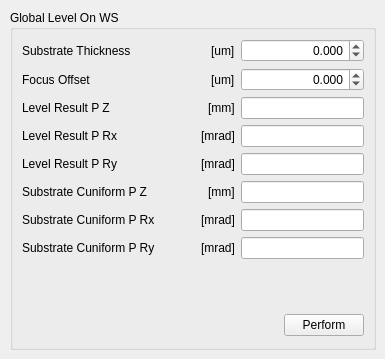
       <widget class="QWidget" name="page_2">
        <widget class="QGroupBox" name="EC4T_do_global_level_on_ws_fiducial_qgb">
         <property name="geometry">
          <rect>
           <x>10</x>
           <y>10</y>
           <width>366</width>
           <height>340</height>
          </rect>
         </property>
         <property name="title">
          <string>Global Level On WS</string>
         </property>
         <layout class="QGridLayout" name="gridLayout_5">
          <item row="0" column="0">
           <layout class="QHBoxLayout">
            <item>
             <widget class="QLabel" name="EC4T_do_global_level_on_ws_fiducial__substrate_thickness_qlb">
              <property name="text">
               <string>Substrate Thickness</string>
              </property>
             </widget>
            </item>
            <item>
             <spacer>
              <property name="orientation">
               <enum>Qt::Horizontal</enum>
              </property>
              <property name="sizeHint" stdset="0">
               <size>
                <width>40</width>
                <height>20</height>
               </size>
              </property>
             </spacer>
            </item>
            <item>
             <widget class="QLabel" name="EC4T_do_global_level_on_ws_fiducial__substrate_thickness_qlb_2">
              <property name="text">
               <string>[um]</string>
              </property>
             </widget>
            </item>
           </layout>
          </item>
          <item row="0" column="1">
           <widget class="QDoubleSpinBox" name="EC4T_do_global_level_on_ws_fiducial__substrate_thickness_qdsb">
            <property name="alignment">
             <set>Qt::AlignRight|Qt::AlignTrailing|Qt::AlignVCenter</set>
            </property>
            <property name="decimals">
             <number>3</number>
            </property>
            <property name="minimum">
             <double>-1000000.000000000000000</double>
            </property>
            <property name="maximum">
             <double>1000000.000000000000000</double>
            </property>
            <property name="singleStep">
             <double>0.001000000000000</double>
            </property>
           </widget>
          </item>
          <item row="1" column="0">
           <layout class="QGridLayout">
            <item row="0" column="0">
             <widget class="QLabel" name="EC4T_do_global_level_on_ws_fiducial__user_focus_offset_qlb">
              <property name="text">
               <string>Focus Offset</string>
              </property>
             </widget>
            </item>
            <item row="0" column="1">
             <spacer>
              <property name="orientation">
               <enum>Qt::Horizontal</enum>
              </property>
              <property name="sizeHint" stdset="0">
               <size>
                <width>40</width>
                <height>20</height>
               </size>
              </property>
             </spacer>
            </item>
            <item row="0" column="2">
             <widget class="QLabel" name="EC4T_do_global_level_on_substrate__substrate_thickness_qlb_4">
              <property name="text">
               <string>[um]</string>
              </property>
             </widget>
            </item>
           </layout>
          </item>
          <item row="1" column="1">
           <widget class="QDoubleSpinBox" name="EC4T_do_global_level_on_ws_fiducial__user_focus_offset_qdsb">
            <property name="alignment">
             <set>Qt::AlignRight|Qt::AlignTrailing|Qt::AlignVCenter</set>
            </property>
            <property name="decimals">
             <number>3</number>
            </property>
            <property name="minimum">
             <double>-1000000.000000000000000</double>
            </property>
            <property name="maximum">
             <double>1000000.000000000000000</double>
            </property>
            <property name="singleStep">
             <double>0.001000000000000</double>
            </property>
           </widget>
          </item>
          <item row="2" column="0">
           <layout class="QHBoxLayout">
            <item>
             <widget class="QLabel" name="EC4T_do_global_level_on_ws_fiducial__level_result_p_z_qlb">
              <property name="text">
               <string>Level Result P Z</string>
              </property>
             </widget>
            </item>
            <item>
             <spacer>
              <property name="orientation">
               <enum>Qt::Horizontal</enum>
              </property>
              <property name="sizeHint" stdset="0">
               <size>
                <width>40</width>
                <height>20</height>
               </size>
              </property>
             </spacer>
            </item>
            <item>
             <widget class="QLabel" name="EC4T_do_global_level_on_ws_fiducial__level_result_p_z_qlb_2">
              <property name="text">
               <string>[mm]</string>
              </property>
             </widget>
            </item>
           </layout>
          </item>
          <item row="2" column="1">
           <widget class="SMEE::StatusLine" name="EC4T_do_global_level_on_ws_fiducial__level_result_p_z_qle">
            <property name="alignment">
             <set>Qt::AlignRight|Qt::AlignTrailing|Qt::AlignVCenter</set>
            </property>
           </widget>
          </item>
          <item row="3" column="0">
           <layout class="QHBoxLayout">
            <item>
             <widget class="QLabel" name="EC4T_do_global_level_on_ws_fiducial__level_result_p_rx_qlb">
              <property name="text">
               <string>Level Result P Rx</string>
              </property>
             </widget>
            </item>
            <item>
             <spacer>
              <property name="orientation">
               <enum>Qt::Horizontal</enum>
              </property>
              <property name="sizeHint" stdset="0">
               <size>
                <width>40</width>
                <height>20</height>
               </size>
              </property>
             </spacer>
            </item>
            <item>
             <widget class="QLabel" name="EC4T_do_global_level_on_ws_fiducial__level_result_p_rx_qlb_2">
              <property name="text">
               <string>[mrad]</string>
              </property>
             </widget>
            </item>
           </layout>
          </item>
          <item row="3" column="1">
           <widget class="SMEE::StatusLine" name="EC4T_do_global_level_on_ws_fiducial__level_result_p_rx_qle">
            <property name="alignment">
             <set>Qt::AlignRight|Qt::AlignTrailing|Qt::AlignVCenter</set>
            </property>
           </widget>
          </item>
          <item row="4" column="0">
           <layout class="QHBoxLayout">
            <item>
             <widget class="QLabel" name="EC4T_do_global_level_on_ws_fiducial__level_result_p_ry_qlb">
              <property name="text">
               <string>Level Result P Ry</string>
              </property>
             </widget>
            </item>
            <item>
             <spacer>
              <property name="orientation">
               <enum>Qt::Horizontal</enum>
              </property>
              <property name="sizeHint" stdset="0">
               <size>
                <width>40</width>
                <height>20</height>
               </size>
              </property>
             </spacer>
            </item>
            <item>
             <widget class="QLabel" name="EC4T_do_global_level_on_ws_fiducial__level_result_p_ry_qlb_2">
              <property name="text">
               <string>[mrad]</string>
              </property>
             </widget>
            </item>
           </layout>
          </item>
          <item row="4" column="1">
           <widget class="SMEE::StatusLine" name="EC4T_do_global_level_on_ws_fiducial__level_result_p_ry_qle">
            <property name="alignment">
             <set>Qt::AlignRight|Qt::AlignTrailing|Qt::AlignVCenter</set>
            </property>
           </widget>
          </item>
          <item row="5" column="0">
           <layout class="QHBoxLayout">
            <item>
             <widget class="QLabel" name="EC4T_do_global_level_on_ws_fiducial__substrate_cuniform_p_z_qlb">
              <property name="text">
               <string>Substrate Cuniform P Z</string>
              </property>
             </widget>
            </item>
            <item>
             <spacer>
              <property name="orientation">
               <enum>Qt::Horizontal</enum>
              </property>
              <property name="sizeHint" stdset="0">
               <size>
                <width>40</width>
                <height>20</height>
               </size>
              </property>
             </spacer>
            </item>
            <item>
             <widget class="QLabel" name="EC4T_do_global_level_on_ws_fiducial__substrate_cuniform_p_z_qlb_2">
              <property name="text">
               <string>[mm]</string>
              </property>
             </widget>
            </item>
           </layout>
          </item>
          <item row="5" column="1">
           <widget class="SMEE::StatusLine" name="EC4T_do_global_level_on_ws_fiducial__substrate_cuniform_p_z_qle">
            <property name="alignment">
             <set>Qt::AlignRight|Qt::AlignTrailing|Qt::AlignVCenter</set>
            </property>
           </widget>
          </item>
          <item row="6" column="0">
           <layout class="QHBoxLayout">
            <item>
             <widget class="QLabel" name="EC4T_do_global_level_on_ws_fiducial__substrate_cuniform_p_rx_qlb">
              <property name="text">
               <string>Substrate Cuniform P Rx</string>
              </property>
             </widget>
            </item>
            <item>
             <spacer>
              <property name="orientation">
               <enum>Qt::Horizontal</enum>
              </property>
              <property name="sizeHint" stdset="0">
               <size>
                <width>40</width>
                <height>20</height>
               </size>
              </property>
             </spacer>
            </item>
            <item>
             <widget class="QLabel" name="EC4T_do_global_level_on_ws_fiducial__substrate_cuniform_p_rx_qlb_2">
              <property name="text">
               <string>[mrad]</string>
              </property>
             </widget>
            </item>
           </layout>
          </item>
          <item row="6" column="1">
           <widget class="SMEE::StatusLine" name="EC4T_do_global_level_on_ws_fiducial__substrate_cuniform_p_rx_qle">
            <property name="alignment">
             <set>Qt::AlignRight|Qt::AlignTrailing|Qt::AlignVCenter</set>
            </property>
           </widget>
          </item>
          <item row="7" column="0">
           <layout class="QHBoxLayout">
            <item>
             <widget class="QLabel" name="EC4T_do_global_level_on_ws_fiducial__substrate_cuniform_p_ry_qlb">
              <property name="text">
               <string>Substrate Cuniform P Ry</string>
              </property>
             </widget>
            </item>
            <item>
             <spacer>
              <property name="orientation">
               <enum>Qt::Horizontal</enum>
              </property>
              <property name="sizeHint" stdset="0">
               <size>
                <width>40</width>
                <height>20</height>
               </size>
              </property>
             </spacer>
            </item>
            <item>
             <widget class="QLabel" name="EC4T_do_global_level_on_ws_fiducial__substrate_cuniform_p_ry_qlb_2">
              <property name="text">
               <string>[mrad]</string>
              </property>
             </widget>
            </item>
           </layout>
          </item>
          <item row="7" column="1">
           <widget class="SMEE::StatusLine" name="EC4T_do_global_level_on_ws_fiducial__substrate_cuniform_p_ry_qle">
            <property name="alignment">
             <set>Qt::AlignRight|Qt::AlignTrailing|Qt::AlignVCenter</set>
            </property>
           </widget>
          </item>
          <item row="8" column="0">
           <spacer>
            <property name="orientation">
             <enum>Qt::Vertical</enum>
            </property>
            <property name="sizeHint" stdset="0">
             <size>
              <width>20</width>
              <height>40</height>
             </size>
            </property>
           </spacer>
          </item>
          <item row="9" column="0" colspan="2">
           <layout class="QGridLayout">
            <item row="0" column="0">
             <spacer>
              <property name="orientation">
               <enum>Qt::Horizontal</enum>
              </property>
              <property name="sizeHint" stdset="0">
               <size>
                <width>40</width>
                <height>25</height>
               </size>
              </property>
             </spacer>
            </item>
            <item row="0" column="1">
             <widget class="SMEE::PerformButton" name="EC4T_do_global_level_on_ws_fiducial_qpb">
              <property name="text">
               <string>Perform</string>
              </property>
             </widget>
            </item>
           </layout>
          </item>
         </layout>
        </widget>
       </widget>
